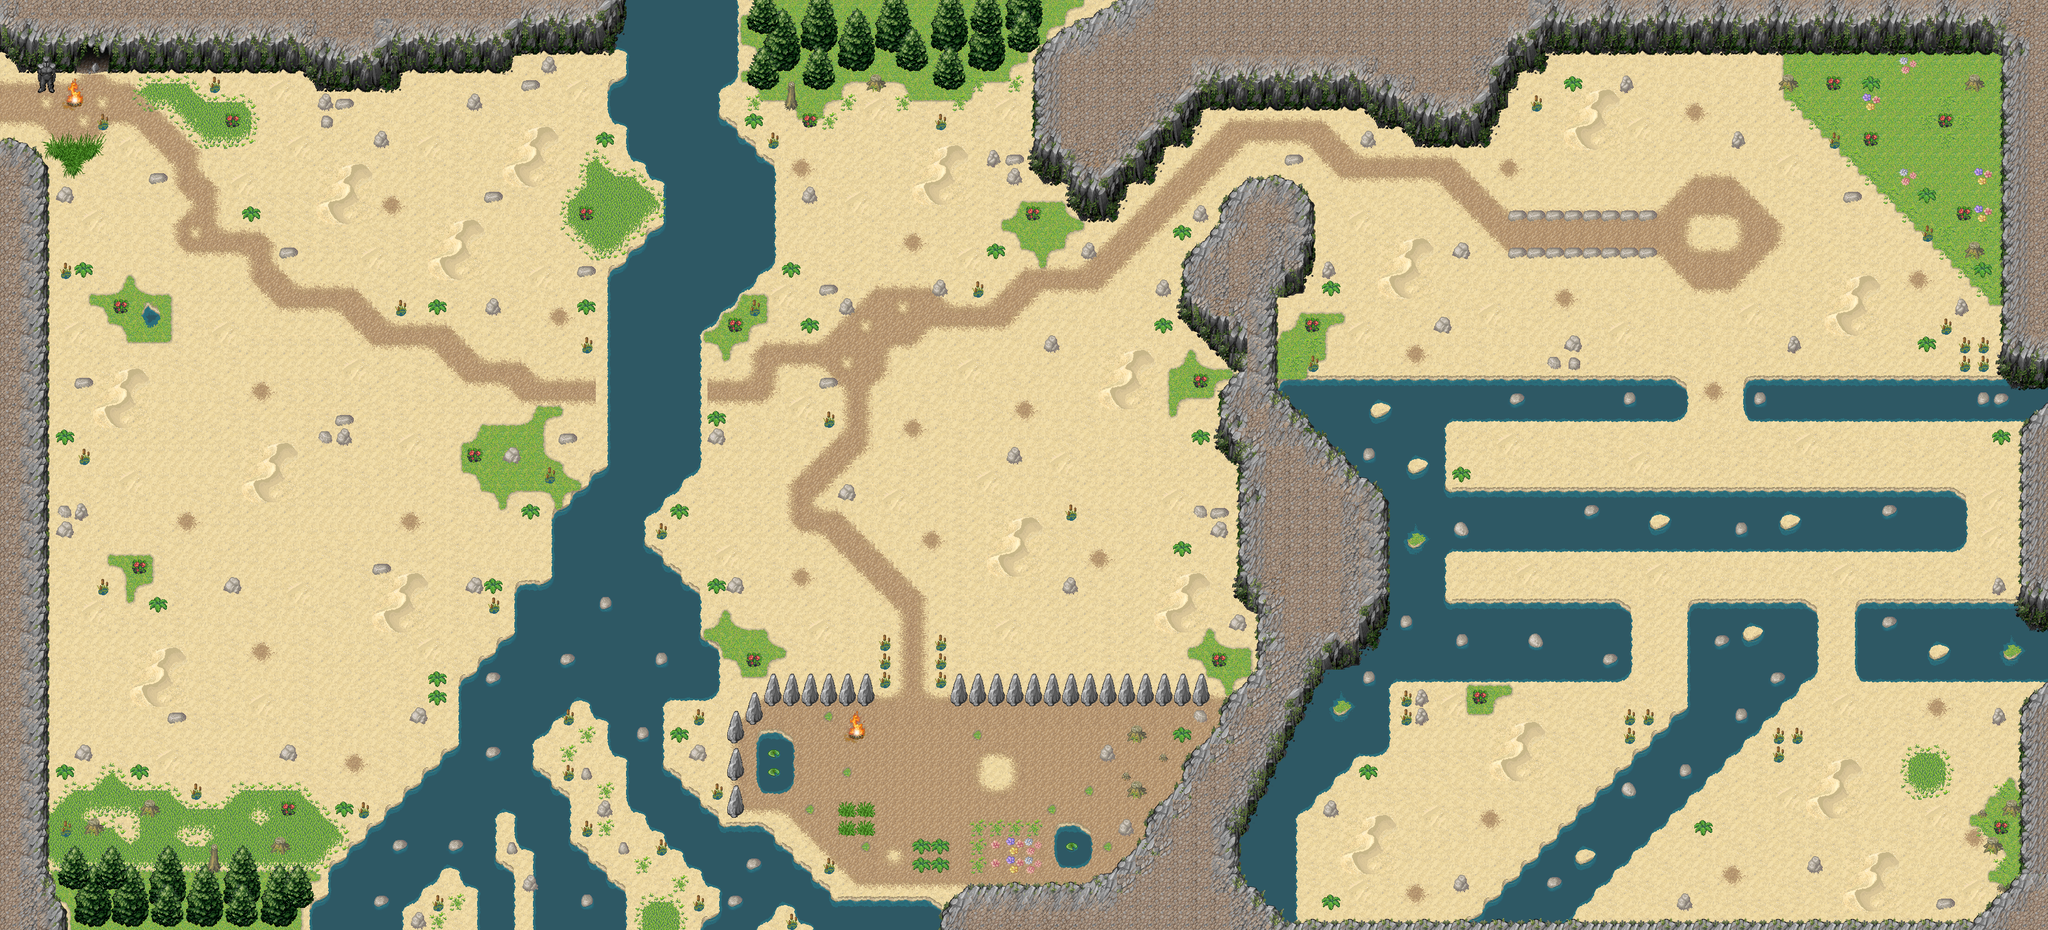

This is a level from a 2D game, rendered from its Tiled map with the project's own tilesets. A one-line summary and the map file follow, with tile-layer data summarised:
An orthogonal 110x50 tile map with 32x32 px tiles, 5 tile layers (Ground, Water, Wege, GrosseFelsenBegrenzungen, ...) and 114 objects (1, 2, 3, avatar, portal, ...).

<map version="1.0" orientation="orthogonal" width="110" height="50" tilewidth="32" tileheight="32">
 <tileset firstgid="1" name="landscape_mountains_(2D_Circle_Graphic_32x32)" tilewidth="32" tileheight="32">
  <image source="gfx/landscape_mountains_(2D_Circle_Graphic_32x32).png" width="1024" height="512" />
 </tileset>
 <layer name="Ground" width="110" height="50">
  <data>[5500 cells, 5500 non-empty, 34 distinct tile ids]</data>
 </layer>
 <layer name="Water" width="110" height="50">
  <data>[5500 cells, 1189 non-empty, 35 distinct tile ids]</data>
 </layer>
 <layer name="Wege" width="110" height="50">
  <data>[5500 cells, 1040 non-empty, 54 distinct tile ids]</data>
 </layer>
 <layer name="GrosseFelsenBegrenzungen" width="110" height="50">
  <data>[5500 cells, 1192 non-empty, 116 distinct tile ids]</data>
 </layer>
 <layer name="GrasPflanzenBeeren" width="110" height="50">
  <data>[5500 cells, 650 non-empty, 90 distinct tile ids]</data>
 </layer>
 <objectgroup name="BerryBushes" width="110" height="50">
  <object x="1007" y="368" />
  <object x="398" y="208" />
  <object x="207" y="526" />
  <object x="815" y="784" />
  <object x="240" y="974" />
  <object x="495" y="1393" />
  <object x="1296" y="1134" />
  <object x="1263" y="559" />
  <object x="1392" y="207" />
  <object x="1775" y="368" />
  <object x="2096" y="1136" />
  <object x="2063" y="655" />
  <object x="3152" y="144" />
  <object x="3343" y="207" />
  <object x="2255" y="560" />
  <object x="2543" y="1200" />
  <object x="3439" y="1425" />
  <object x="3215" y="239" />
  <object x="3376" y="368" />
 </objectgroup>
 <objectgroup name="Walls" width="110" height="50">
  <object x="1050" y="116" width="6" height="502" />
  <object x="66" y="113" width="979" height="6" />
  <object x="57" y="120" width="9" height="1389" />
  <object x="71" y="1480" width="532" height="9" />
  <object x="991" y="773" width="8" height="123">
   <properties>
    <property name="rotate" value="-45" />
   </properties>
  </object>
  <object x="955" y="882" width="146" height="136" />
  <object x="897" y="1016" width="293" height="136" />
  <object x="849" y="1069" width="9" height="129">
   <properties>
    <property name="rotate" value="-45" />
   </properties>
  </object>
  <object x="791" y="1176" width="10" height="122" />
  <object x="681" y="1241" width="8" height="282">
   <properties>
    <property name="rotate" value="-45" />
   </properties>
  </object>
  <object x="1047" y="612" width="156" height="6" />
  <object x="1054" y="714" width="143" height="77" />
  <object x="1193" y="559" width="7" height="57" />
  <object x="1313" y="290" width="7" height="145" />
  <object x="1217" y="127" width="561" height="6" />
  <object x="1770" y="138" width="7" height="109" />
  <object x="1264" y="115" width="6" height="182">
   <properties>
    <property name="rotate" value="30" />
   </properties>
  </object>
  <object x="1140" y="768" width="6" height="136">
   <properties>
    <property name="rotate" value="-45" />
   </properties>
  </object>
  <object x="1213" y="1091" width="8" height="112">
   <properties>
    <property name="rotate" value="30" />
   </properties>
  </object>
  <object x="1436" y="1547" width="191" height="7" />
  <object x="1654" y="1520" width="207" height="7" />
  <object x="1824" y="239" width="6" height="150">
   <properties>
    <property name="rotate" value="45" />
   </properties>
  </object>
  <object x="2035" y="452" width="7" height="84" />
  <object x="2132" y="773" width="8" height="411" />
  <object x="1617" y="1185" width="519" height="22" />
  <object x="1223" y="1184" width="301" height="23" />
  <object x="1352" y="1218" width="5" height="251" />
  <object x="2077" y="166" width="271" height="12" />
  <object x="1389" y="1434" width="8" height="131">
   <properties>
    <property name="rotate" value="40" />
   </properties>
  </object>
  <object x="1986" y="1175" width="5" height="384">
   <properties>
    <property name="rotate" value="-40" />
   </properties>
  </object>
  <object x="2107" y="505" width="78" height="265">
   <properties>
    <property name="" value="" />
   </properties>
  </object>
  <object x="1966" y="140" width="5" height="262">
   <properties>
    <property name="rotate" value="-40" />
   </properties>
  </object>
  <object x="2230" y="340" width="11" height="108" />
  <object x="2201" y="445" width="13" height="80">
   <properties>
    <property name="rotate" value="-40" />
   </properties>
  </object>
  <object x="2658" y="75" width="801" height="7" />
  <object x="3450" y="88" width="10" height="557" />
  <object x="3478" y="725" width="9" height="318" />
  <object x="3012" y="654" width="451" height="61" />
  <object x="2200" y="653" width="681" height="60" />
  <object x="2454" y="726" width="25" height="314" />
  <object x="2488" y="846" width="877" height="92" />
  <object x="2386" y="1040" width="401" height="123" />
  <object x="2918" y="1038" width="191" height="119" />
  <object x="3206" y="1039" width="322" height="123" />
  <object x="2233" y="1589" width="1154" height="13" />
  <object x="3482" y="1160" width="11" height="344" />
  <object x="2209" y="1396" width="15" height="195" />
  <object x="2374" y="1160" width="13" height="80" />
  <object x="2285" y="1210" width="11" height="227">
   <properties>
    <property name="rotate" value="-45" />
   </properties>
  </object>
  <object x="2919" y="1152" width="10" height="74" />
  <object x="2812" y="1030" width="72" height="623">
   <properties>
    <property name="rotate" value="-45" />
   </properties>
  </object>
  <object x="2430" y="220" width="101" height="12" />
  <object x="2591" y="32" width="11" height="224">
   <properties>
    <property name="rotate" value="-40" />
   </properties>
  </object>
  <object x="2147" y="310" width="64" height="30" />
  <object x="2091" y="294" width="8" height="181">
   <properties>
    <property name="rotate" value="-40" />
   </properties>
  </object>
  <object x="3429" y="1469" width="11" height="158">
   <properties>
    <property name="rotate" value="-45" />
   </properties>
  </object>
  <object x="2384" y="132" width="9" height="121">
   <properties>
    <property name="rotate" value="45" />
   </properties>
  </object>
  <object x="1246" y="421" width="9" height="165">
   <properties>
    <property name="rotate" value="-42" />
   </properties>
  </object>
  <object x="1139" y="917" width="9" height="121">
   <properties>
    <property name="rotate" value="45" />
   </properties>
  </object>
  <object x="2075" y="522" width="9" height="101">
   <properties>
    <property name="rotate" value="45" />
   </properties>
  </object>
 </objectgroup>
 <objectgroup color="#00ff01" name="GreenDinosaurs" width="110" height="50">
  <object x="863" y="183" width="10" height="11">
   <properties>
    <property name="MoveStrategy" value="WaypointMoveStrategy" />
    <property name="point" value="20,7" />
    <property name="point2" value="31,11" />
    <property name="point3" value="27,4" />
   </properties>
  </object>
  <object x="911" y="448" width="11" height="11" />
  <object x="163" y="1396" width="11" height="10" />
  <object x="1319" y="187" width="9" height="9" />
  <object x="1184" y="906" width="9" height="10">
   <properties>
    <property name="MoveStrategy" value="WaypointMoveStrategy" />
    <property name="point" value="37,28" />
    <property name="point2" value="63,28" />
   </properties>
  </object>
  </objectgroup>
 <objectgroup color="#ff0c11" name="RedDinosaurs" width="110" height="50">
  <!-- 26 objects omitted --></objectgroup>
 <objectgroup name="QuestTrigger" width="110" height="50">
  <!-- 18 objects omitted --></objectgroup>
 <objectgroup color="#ffe700" name="Spiders" width="110" height="50">
  <!-- 11 objects omitted --></objectgroup>
</map>
<!-- 30 of 114 objects omitted -->
